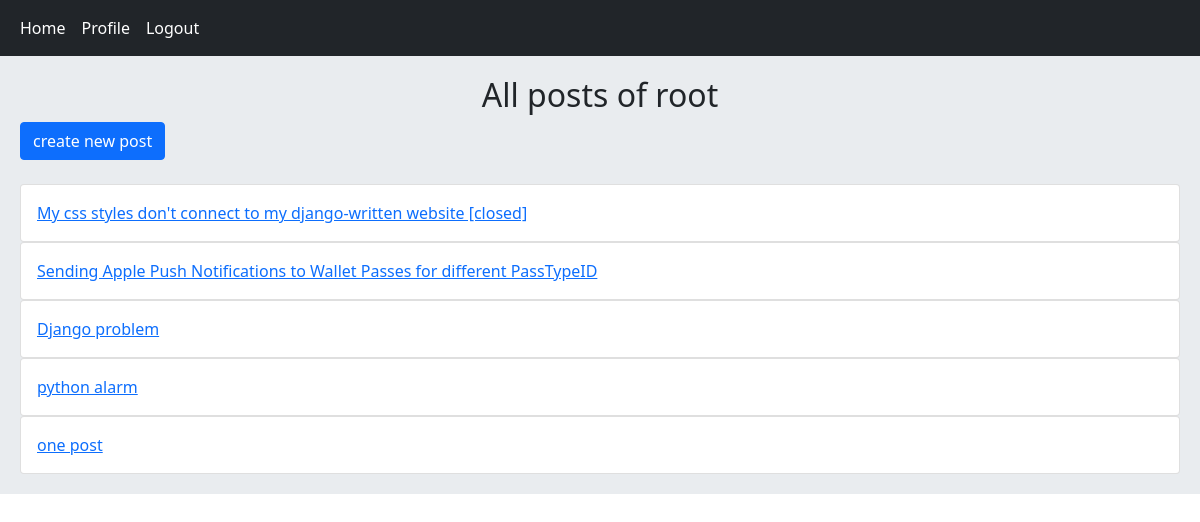
/account/profile/1 (signed in), run on the app's committed database.
### home/models.py (models this page shows, shortened)
class Post(models.Model):
    user=models.ForeignKey(User,on_delete=models.CASCADE,related_name='posts')
    title=models.CharField(max_length=300,null=True)
    body=models.TextField()
    slug=models.SlugField()
    created=models.DateTimeField(auto_now_add=True)
    updated=models.DateTimeField(auto_now=True)
    class Meta:
        ordering=('-created',)
    def get_absolute_url(self):
        return reverse("home:post_detail", args=(self.id,self.slug))

### account/views.py (the view)
# urls.py: path('profile/<int:user_id>',views.UserProfileView.as_view(),name='user_profile'),
class UserProfileView(LoginRequiredMixin,View):
    def get(self,request,user_id):
        is_following=False # in ro baraie in gozashtim ke badan az ruie in motaghaier befahmim karbar ro follow kardim ya na?
        user=get_object_or_404(User,pk=user_id)
        posts=user.posts.all()
        relation=RelationsModel.objects.filter(from_user=request.user.id,to_user=user_id)
        if relation.exists():
            is_following=True
        return render(request,'account/profile.html',{'user': user,'posts':posts,'is_following':is_following})

### account/templates/account/profile.html (shortened to what this page needs)
{% extends "base.html" %}
{% block content %}
       <h2 class='text-center'> All posts of {{user.username}} </h2>
        {% if request.user.id == user.id %}
            <a href="{% url "home:post_create" %}" class="btn btn-primary">create new post</a><br><br>
        {% endif %}
        {% for post in posts  %}
            <div class="card">
                <a href="{{post.get_absolute_url}}" class="card-body"> {{post.title}} </a>
            </div>
        {% endfor %}
{% endblock content %}

### data on the page
Post: title "My css styles don't connect to my django-written website [closed]"
Post: title "Sending Apple Push Notifications to Wallet Passes for different PassTypeID"
Post: title "Django problem"
Post: title "python alarm"
Post: title "one post"

### other printed values
{{ user.username }} "root"
